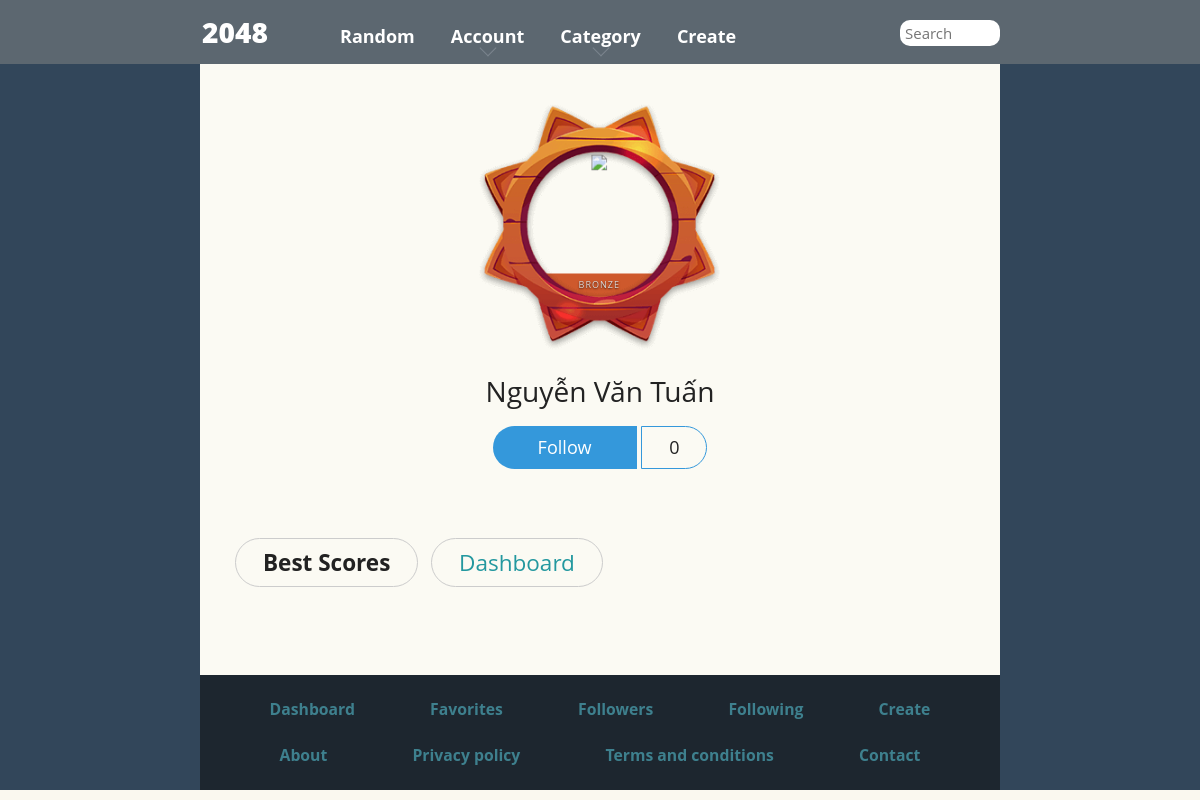
Before: /my-profile.php (signed in) with the older database file.
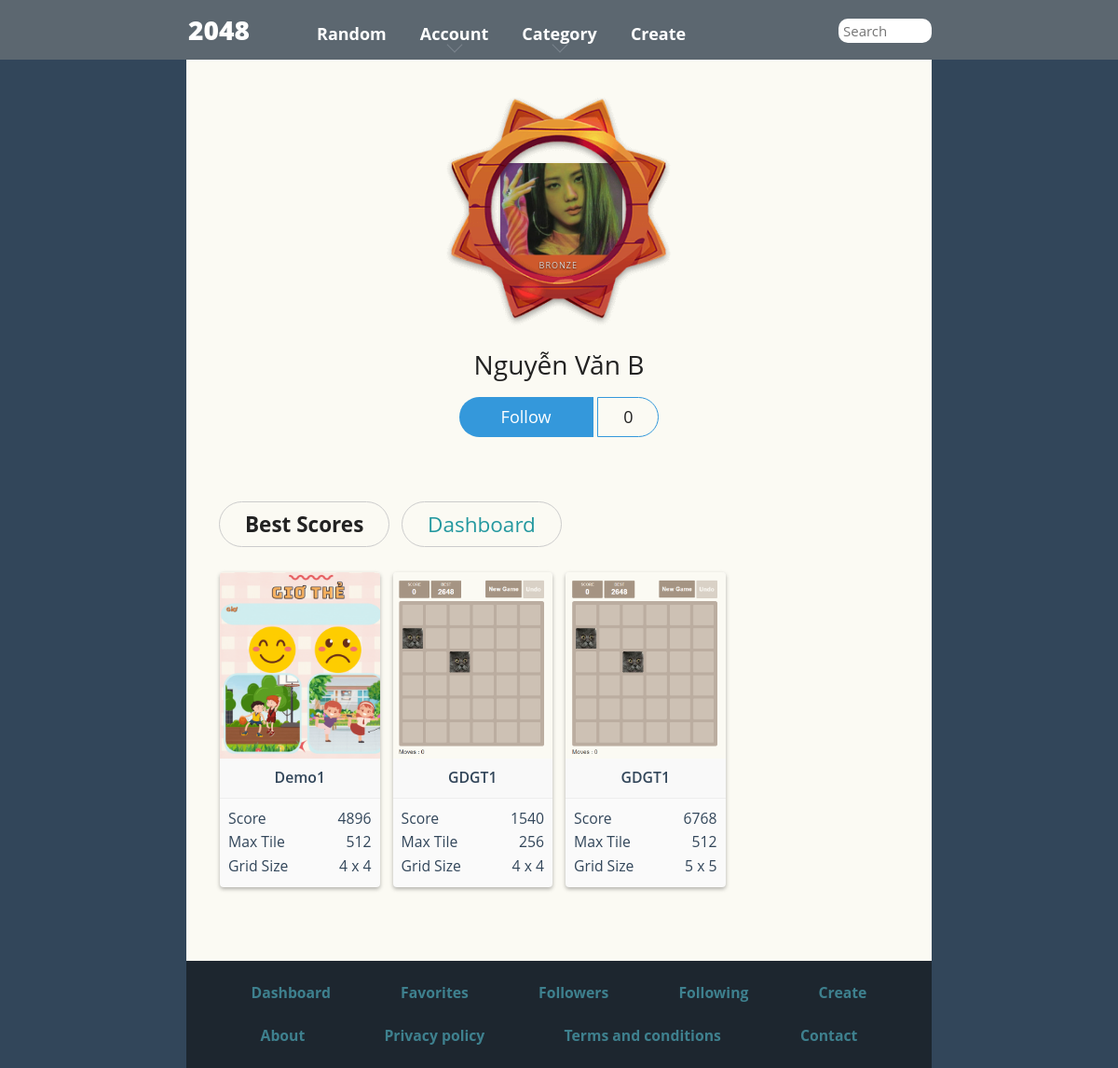
After: the same page with the newer database file.
### tables this page shows
CREATE TABLE `rankings_4` (
  `id_rank` int(11) NOT NULL,
  `id_user` int(11) NOT NULL,
  `id_game` int(11) NOT NULL,
  `tile_game` int(11) NOT NULL,
  `score_game` int(11) NOT NULL,
  `datetime_play` varchar(255) NOT NULL
);

CREATE TABLE `games` (
  `id_game` int(11) NOT NULL,
  `id_user` int(11) NOT NULL,
  `name_game` varchar(255) NOT NULL,
  `category_game` int(11) NOT NULL,
  `thumbnail_game` varchar(255) NOT NULL,
  `img_1_game` varchar(255) NOT NULL,
  `img_2_game` varchar(255) NOT NULL,
  `img_3_game` varchar(255) NOT NULL,
  `img_4_game` varchar(255) NOT NULL,
  `img_5_game` varchar(255) NOT NULL,
  `img_6_game` varchar(255) NOT NULL,
  `img_7_game` varchar(255) NOT NULL,
  `img_8_game` varchar(255) NOT NULL,
  `img_9_game` varchar(255) NOT NULL,
  `img_10_game` varchar(255) NOT NULL,
  `img_11_game` varchar(255) NOT NULL,
  `img_12_game` varchar(255) NOT NULL,
  `img_13_game` varchar(255) NOT NULL,
  `img_14_game` varchar(255) NOT NULL,
  `img_15_game` varchar(255) NOT NULL,
  `img_16_game` varchar(255) NOT NULL,
  `datetime_game` varchar(255) NOT NULL
);

CREATE TABLE `rankings_5` (
  `id_rank` int(11) NOT NULL,
  `id_game` int(11) NOT NULL,
  `id_user` int(11) NOT NULL,
  `tile_game` int(11) NOT NULL,
  `score_game` int(11) NOT NULL,
  `datetime_play` varchar(255) NOT NULL
);

### my-profile.php (the view, shortened to what this page needs)
<?php
include('includes/header.php');
?>
<div class="content-wrapper" id="contentWrapper">
    <div class="content page-profile" id="content">
        <div class="container-fluid mb-50">
            <div class="user-details has-badge bronze-user">
                <div class="user-avatar-wrapper">
                    <div class="user-avatar">
                        <div class="box" id="box_0">
                        </div>
                        <span class="badge-name">Bronze</span>
                    </div>
                    <div class="user-badge"></div>
                </div>
                <h1 class="title user-name"><?php echo $_SESSION['user']['name_user'] ?></h1>
                <div class="follow-btn-wrapper" id="followBtnWrapper">
                    <a href="javascript:void(0)" id="followBtn" class="btn-follow">Follow</a>
                    <span class="follower-counter" id="followerCounter" data-count="0">0</span>
                </div>
            </div>
            <div class="row no-gutters mt-15">
                <div class="url-group">
                    <h2>Best Scores</h2>
                    <a href="dashboard">Dashboard</a>
                </div>
            </div>
            <div class="game-blocks row no-gutters">
                <?php
                $queries = [
                    [
                        "query" => "SELECT * FROM rankings_4 r4
                        INNER JOIN games g ON g.id_game = r4.id_game
                        WHERE r4.id_user = ?
                        ORDER BY datetime_play DESC",
                        "size" => 4
                    ],
                    [
                        "query" => "SELECT * FROM rankings_5 r5
                        INNER JOIN games g ON g.id_game = r5.id_game
                        WHERE r5.id_user = ?
                        ORDER BY datetime_play DESC",
                        "size" => 5
                    ],
                    [
                        "query" => "SELECT * FROM rankings_6 r6
                        INNER JOIN games g ON g.id_game = r6.id_game
                        WHERE r6.id_user = ?
                        ORDER BY datetime_play DESC",
                        "size" => 6
                    ]
                ];
                foreach ($queries as $query_data) {
                    $statement = $pdo->prepare($query_data['query']);
                    $statement->execute([$_SESSION['user']['id_user']]);
                    while ($row = $statement->fetch(PDO::FETCH_ASSOC)) {
                        $size = $query_data['size'];
                        $target_dir = "uploads/{$row['id_game']}/";
                        $target_file = $target_dir . $row['thumbnail_game'];
                ?>
                        <div class="col-lg-3 col-md-3 col-sm-4 col-6">
                            <a href="game/<?php echo $row['id_game'] ?>/<?php echo $size ?>" title="">
                                <div class="game-block">
                                    <div class="box" id="box_<?php echo $row['id_game'] ?>">
                                        <img src="<?php echo $target_file ?>" accept="image/*" height="200px" style="object-fit: cover;">
                                        <p class="game-name"><?php echo $row['name_game'] ?></p>
                                    </div>
                                    <div class="score-info">
                                        <p><span>Score</span> <span><?php echo $row['score_game'] ?></span></p>
                                        <p><span>Max Tile</span> <span><?php echo $row['tile_game'] ?></span></p>
                                        <p><span>Grid Size</span> <span><?php echo $size ?> x <?php echo $size ?></span></p>
                                    </div>
                                </div>
                            </a>
                        </div>
                <?php
                    }
                }
                ?>
            </div>
        </div>
    </div>
</div>
<?php
include('includes/footer.php');
?>

### includes/header.php (shortened to what this page needs)
<!DOCTYPE html>
<html>
<head>
    <link href="style/main.css" rel="stylesheet" type="text/css">
    <link href="style/app.css" rel="stylesheet" type="text/css">
</head>
<body>
    <header class="header" id="headerContent">
        <div class="header-inner">
            <div class="logo" id="logoAnchor">
                <a href="">
                    <strong>2048</strong>
                </a>
            </div>
            <div class="header-nav-wrapper" id="headerNavWrapper">
                <nav id="headerNav" class="header-menu vertical-menu-close">
                    <ul class="nav-menu list-unstyled" style="visibility: visible;">
                        <li>
                            <a href="random.php">
                                Random <span class="hod">Game</span>
                            </a>
                        </li>
                        <li class="has-dropdown">
                            <a href="javascript:void(0);" role="button" onclick="dropDown(this)">Account</a>
                        </li>
                        <li class="has-dropdown">
                            <a href="javascript:void(0);" role="button" onclick="dropDown(this)">Category</a>
                        </li>
                        <li>
                            <a href="create-game">
                                Create <span class="mit-create-a-game">a game</span>
                            </a>
                        </li>
                        <li>
                            <a href="user-games">User Games</a>
                        </li>
                    </ul>
                    <ul class="search-form-ul">
                        <li class="li-search-form">
                            <div class="search-form">
                                <input name="query" type="text" placeholder="Search" autocomplete="off"
                                    spellcheck="false" id="searchInput" onfocusin="showLivesearch()" required>
                            </div>
                        </li>
                    </ul>
                </nav>
            </div>
        </div>
    </header>

### includes/footer.php (shortened to what this page needs)
<footer class="footer" id="footerContent">
    <div class="footer-inner">
        <div class="container-fluid">
            <div class="row">
                <div class="quick-links col-12">
                    <a href="dashboard">Dashboard</a>
                    <a href="favorite-games">Favorites</a>
                    <a href="followers">Followers</a>
                    <a href="following">Following</a>
                    <a href="create-game">Create</a>
                </div>
            </div>
            <div class="row">
                <div class="quick-links col-12">
                    <a href="#">About</a>
                    <a href="#">Privacy policy</a>
                    <a href="#">Terms and conditions</a>
                    <a href="#">Contact</a>
                </div>
            </div>
        </div>
    </div>
</footer>
</body>
</html>

### style/main.css (style rules this page uses)
html, body { margin: 0; padding: 0; background: #faf8ef; color: #776e65; font-family: "Clear Sans", Helvetica Neue, Arial, sans-serif; font-size: 18px; }
body { margin: 80px 0; }
p { margin-top: 0; margin-bottom: 10px; line-height: 1.65; }
a { color: #776e65; font-weight: bold; text-decoration: underline; cursor: pointer; }

### includes/header.php (style rules this page uses)
@media (min-width: 768px) { .header, .header-menu>ul>li>a { height: 64px; } }
#searchInput { width: 100px; border-radius: 10px; border: none; padding-left: 5px; font-size: 15px; background-image: url("https://all2048.com/img/search/search.svg"); background-position: 95% 50%; background-size: 20px; background-repeat: no-repeat; }

Changed rows visible on the page:
added rankings_4: id_game.thumbnail_game (picture), id_game.name_game "Demo1", score_game "4896", tile_game "512", size "4"
added rankings_4: id_game.thumbnail_game (picture), id_game.name_game "GDGT1", score_game "1540", tile_game "256", size "4"
added rankings_5: id_game.thumbnail_game (picture), id_game.name_game "GDGT1", score_game "6768", tile_game "512", size "5"
Other visible differences:
$_SESSION['user']['name_user']: "Nguyễn Văn Tuấn" → "Nguyễn Văn B"
